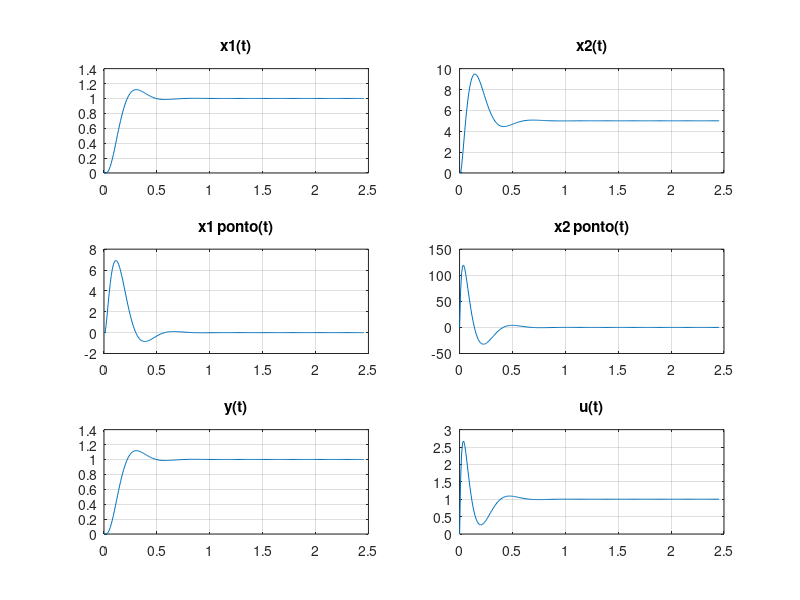

Recreate this plot in MATLAB.
clc;
clear ;

A=[-5 1;-45 0];
B=[0; 45];
C=[1 0];
D=0;

G=ss(A,B,C,D);
G1=tf(G);

zeta= 0.6;
Ts=0.5;
wn=4/(zeta*Ts)

% Verificando polos da planta
autovalores_planta = eig(A);
polos_planta = autovalores_planta

s1=-zeta*wn+1j*wn*sqrt(1-zeta^2);
s2= conj(s1);

wd = imag(s1);
wa = 60*wd;
T =2*pi/wa %s
T1 = (2*pi/wa)*1000; %ms

Mc= [B A*B]

A_c = [A zeros(2,1); -C 0];
B_c = [B; 0];

K_c = acker(A_c, B_c, [s1, s2, -5*zeta*wn])
K = [K_c(1, 1), K_c(1, 2)]
Ki = -K_c(1, 3)

Kmax = 250;
k = linspace(0, Kmax, Kmax+1);

 ref = ones(1, length(k));
 x = zeros(2, length(k));
 x_p = zeros(2, length(k));

 qsi = zeros(1, length(k));
 qsi_p = zeros(1, length(k));
 u = zeros(1, length(k));
 y = zeros(1, length(k));

qsi_p(1) = ref(1) - y(1);

for i = 2:length(k)
    x(:, i) = T*x_p(:, i-1) + x(:, i-1);
    qsi(i) = T*qsi_p(i-1) + qsi(i-1);
    
    u(i) = qsi(i)*Ki - K*x(:, i);
    y(i) = C*x(:, i) + D*u(i);
    
    x_p(:, i) = A*x(:, i) + B*u(i);
    qsi_p(i) = ref(i) - y(i);
end

figure('Position', [100, 100, 1200, 800]);

subplot(3, 2, 1);
plot(T*k, x(1, :));
title('x1(t)');
grid on;

subplot(3, 2, 2);
plot(T*k, x(2, :));
title('x2(t)');
grid on;

subplot(3, 2, 3);
plot(T*k, x_p(1, :));
title('x1_ ponto(t)');
grid on;

subplot(3, 2, 4);
plot(T*k, x_p(2, :));
title('x2_ ponto(t)');
grid on;

subplot(3, 2, 5);
plot(T*k, y);
title('y(t)');
grid on;

subplot(3, 2, 6);
plot(T*k, u);
title('u(t)');
grid on;